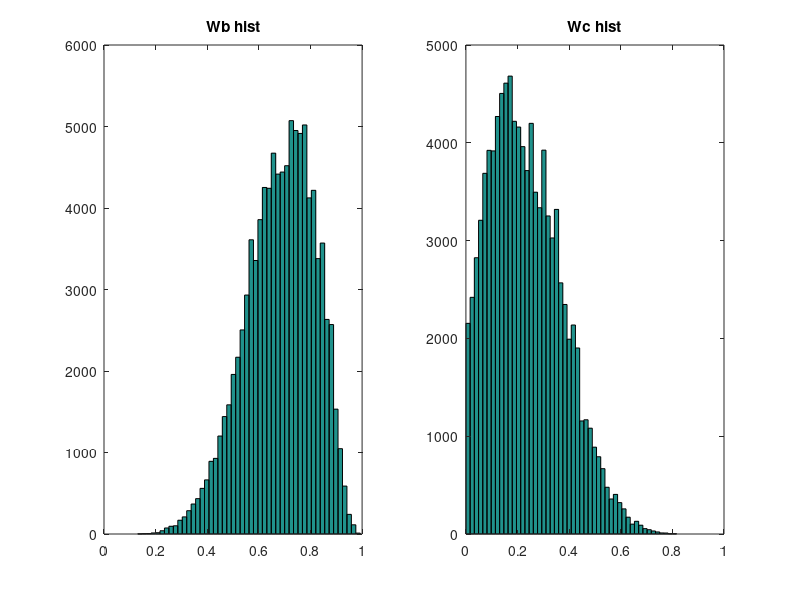

Here is the MATLAB script that generated this plot:
% In this program, we use the linear likelihood function and the uniform 
% prior of causal strengths to implement causal inference with the sampling
% approach. We will compute the posterior distribution of causal strengths,
% and then estimate the median value of strength that a drug causes an 
% individual to recover from a cold, based on contingency data that report 
% the number of participants in each condition.

% The linear likelihood function is another approach used in probabilistic 
% graphical models to model causal strengths or dependencies between 
% variables. Unlike the noisy-or likelihood function, which assumes a 
% binary relationship between cause and effect, the linear likelihood 
% function assumes a linear relationship.

% The linear likelihood function assumes that the relationship between the 
% cause variables and the effect variable is additive and proportional. It 
% means that the effect variable is a sum of the weighted contributions 
% from the cause variables. The weights determine the magnitude and 
% direction of the influence of each cause variable on the effect variable.


clear all; close all;

% Input contingency data
a = 8;  % B = 1, C = 1, E = 1
b = 0;  % B = 1, C = 1, E = 0
c = 6;  % B = 1, C = 0, E = 1
d = 2;  % B = 1, C = 0, E = 0

% B: immune system working to recover from cold (or not)
% C: took the experimental drug (or not)
% E: recovered from a cold within three days (or not)

%% Step 1: Generate samples from prior distriution
samplenum = 100000;

w0 = unifrnd(0, 1, [1,samplenum]) ; % sample of causal strengths for w0 (weight of background cause)
w1 = unifrnd(0, 1, [1,samplenum]) ; % sample of causal strengths for w1 (weight of hypothesized cause)

%% Step 2: Compute likelihood using linear function

% enforce constraint that for any sample, w0 + w1 <= 1
wRemoveMask = w0 + w1 <= 1 ; % 1x100000 logical vec (1s where constraint is satisfied, 0 where it isn't)

w0constr = w0(wRemoveMask) ; % ~ 1x50000 vec: constrained w0
w1constr = w1(wRemoveMask) ; % ~ 1x50000 vec: constrained w1

% B = 1, C = 1, E = 1
likeli_a = ( w0constr + w1constr ).^a ; % linear likelihood function: w0(B) + w1(C) 

% B = 1, C = 1, E = 0
likeli_b = ( 1 - (w0constr + w1constr) ).^b ;

% B = 1, C = 0, E = 1
likeli_c = w0constr.^c ;      % likelihood of recovery in 3 days just due to immune system
                     
% B = 1, C = 0, E = 0
likeli_d = (1-w0constr).^d ;  % likelihood of no recovery in 3 days just due to immune system


likelihood = likeli_a .* likeli_b .* likeli_c .* likeli_d ; % ~ 1x50000 vec

%% Step 3: Normalize likelihood to compute the sampling weights
weight = likelihood / sum(likelihood) ;  % ~ 1x50000 vec

%% Step 4: Generate the posterior random samples
postindx = randsample(1:length(w0constr),samplenum,true,weight) ;
% use an index for the pool because we have 2 prior distributions 
% we can use this index to get to the individual posterior samples

%% Step 5: Plot the histograms of posterior samples for wb and wc
postwbsample = w0constr(postindx); % posterior samples of causal strenghts for B
subplot(1,2,1); 
hist(postwbsample,50); 
title('Wb hist');

postwcsample = w1constr(postindx); % posterior samples of causal strengths for C
subplot(1,2,2); 
hist(postwcsample,50);
title('Wc hist'); 

%% Step 6: Compute the median value of w1
disp('Median estimate of the causal strength of the drug (w1)')
median(postwcsample)
